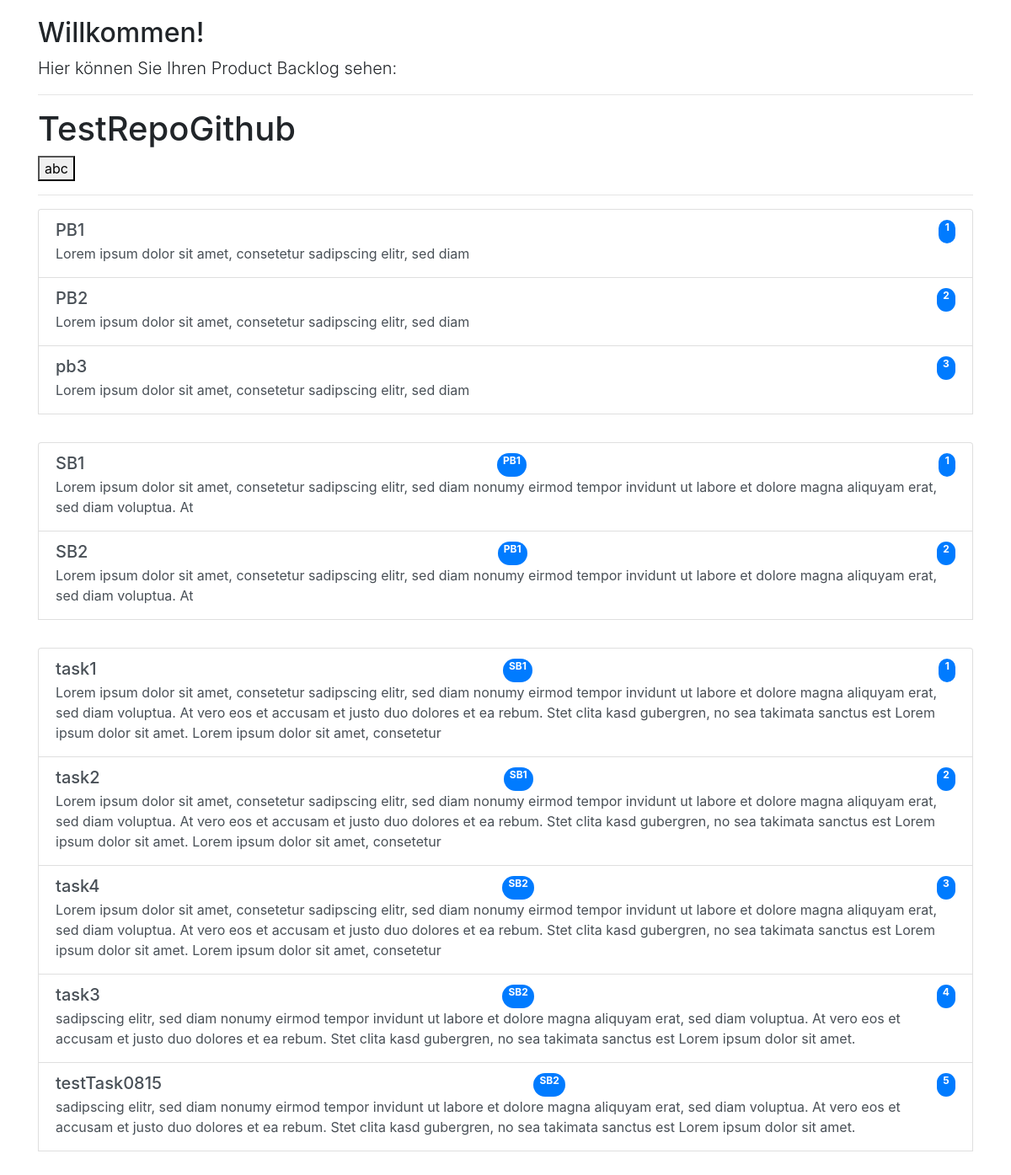
The page / on the database its author committed.
### scrumtoolHome/models.py (models this page shows, shortened)
class ProductBacklog (models.Model):
    name = models.CharField(max_length=256)
    description = models.TextField(null=True, blank=True)
    slug = models.SlugField(unique=True)

class SprintBacklog (models.Model):
    productBacklog = models.ForeignKey(to='ProductBacklog', on_delete=models.CASCADE)
    name = models.CharField(max_length=256)
    description = models.TextField(null=True, blank=True)

class TaskCard (models.Model):
    sprintBacklog = models.ForeignKey(to='SprintBacklog', on_delete=models.CASCADE)
    name = models.CharField(max_length=256)
    description = models.TextField(null=True, blank=True)

### scrumtoolHome/views.py (the view)
def index(request):
    context = {'backlog': ProductBacklog.objects.all(),
                'sb': SprintBacklog.objects.all(),
                'tasks': TaskCard.objects.all()}
    return render(request=request, template_name='scrumtool/index.html',
                    context=context)

### scrumtoolHome/templates/scrumtool/index.html (shortened to what this page needs)
{% extends 'scrumtool/base.html' %}
{% block content %}
<p class="lead">
Hier können Sie Ihren Product Backlog sehen:
</p>
<hr>
<h1>TestRepoGithub</h1>
<button type="button" name="button" >abc</button>
<hr>
{% if backlog %}
<div class="list-group">
  {%for item in backlog %}
  <a href="#" class="list-group-item list-group-item-action">
    <div class="d-flex w-100 justify-content-between">
      <h5 class="mb-1">{{ item.name }}</h5>
      <span class="badge badge-primary badge-pill">{{ item.id }}</span>
    </div>
    <p class="mb-1">{{ item.description }}</p>
    {% endfor %}
  </a>
{% endif %}
{% if sb %}
<div class="list-group">
  {%for item in sb %}
  <a href="#" class="list-group-item list-group-item-action">
    <div class="d-flex w-100 justify-content-between">
      <h5 class="mb-1">{{ item.name }}</h5>
      <span class="badge badge-primary badge-pill">{{ item.productBacklog.name }}</span>
      <span class="badge badge-primary badge-pill">{{ item.id }}</span>
    </div>
    <p class="mb-1">{{ item.description }}</p>
    {% endfor %}
  </a>
  {% endif %}
{% if tasks %}
<div class="list-group">
  {%for item in tasks %}
  <a href=" " class="list-group-item list-group-item-action">
    <div class="d-flex w-100 justify-content-between">
      <h5 class="mb-1">{{ item.name }}</h5>
      <span class="badge badge-primary badge-pill">{{ item.sprintBacklog.name }}</span>
      <span class="badge badge-primary badge-pill">{{ item.id }}</span>
    </div>
    <p class="mb-1">{{ item.description }}</p>
    {% endfor %}
  </a>
  {% endif %}
{% endblock %}

### rows shown on the page
ProductBacklog: name "PB1", id "1", description "Lorem ipsum dolor sit amet, consetetur sadipscing elitr, sed diam"
ProductBacklog: name "PB2", id "2", description "Lorem ipsum dolor sit amet, consetetur sadipscing elitr, sed diam"
ProductBacklog: name "pb3", id "3", description "Lorem ipsum dolor sit amet, consetetur sadipscing elitr, sed diam"
SprintBacklog: name "SB1", productBacklog.name "PB1", id "1", description "Lorem ipsum dolor sit amet, consetetur sadipscing elitr, sed diam nonumy eirmod tempor invidunt ut labore et dolore magna aliquyam erat, sed diam voluptua. At"
SprintBacklog: name "SB2", productBacklog.name "PB1", id "2", description "Lorem ipsum dolor sit amet, consetetur sadipscing elitr, sed diam nonumy eirmod tempor invidunt ut labore et dolore magna aliquyam erat, sed diam voluptua. At"
TaskCard: name "task1", sprintBacklog.name "SB1", id "1", description "Lorem ipsum dolor sit amet, consetetur sadipscing elitr, sed diam nonumy eirmod tempor invidunt ut labore et dolore magna aliquyam erat, sed diam voluptua. At vero eos et accusam et justo duo dolores et ea rebum. Stet clita kasd gubergren, no sea takimata sanctus est Lorem ipsum dolor sit amet. Lorem ipsum dolor sit amet, consetetur"
TaskCard: name "task2", sprintBacklog.name "SB1", id "2", description "Lorem ipsum dolor sit amet, consetetur sadipscing elitr, sed diam nonumy eirmod tempor invidunt ut labore et dolore magna aliquyam erat, sed diam voluptua. At vero eos et accusam et justo duo dolores et ea rebum. Stet clita kasd gubergren, no sea takimata sanctus est Lorem ipsum dolor sit amet. Lorem ipsum dolor sit amet, consetetur"
TaskCard: name "task4", sprintBacklog.name "SB2", id "3", description "Lorem ipsum dolor sit amet, consetetur sadipscing elitr, sed diam nonumy eirmod tempor invidunt ut labore et dolore magna aliquyam erat, sed diam voluptua. At vero eos et accusam et justo duo dolores et ea rebum. Stet clita kasd gubergren, no sea takimata sanctus est Lorem ipsum dolor sit amet. Lorem ipsum dolor sit amet, consetetur"
TaskCard: name "task3", sprintBacklog.name "SB2", id "4", description "sadipscing elitr, sed diam nonumy eirmod tempor invidunt ut labore et dolore magna aliquyam erat, sed diam voluptua. At vero eos et accusam et justo duo dolores et ea rebum. Stet clita kasd gubergren, no sea takimata sanctus est Lorem ipsum dolor sit amet."
TaskCard: name "testTask0815", sprintBacklog.name "SB2", id "5", description "sadipscing elitr, sed diam nonumy eirmod tempor invidunt ut labore et dolore magna aliquyam erat, sed diam voluptua. At vero eos et accusam et justo duo dolores et ea rebum. Stet clita kasd gubergren, no sea takimata sanctus est Lorem ipsum dolor sit amet."
